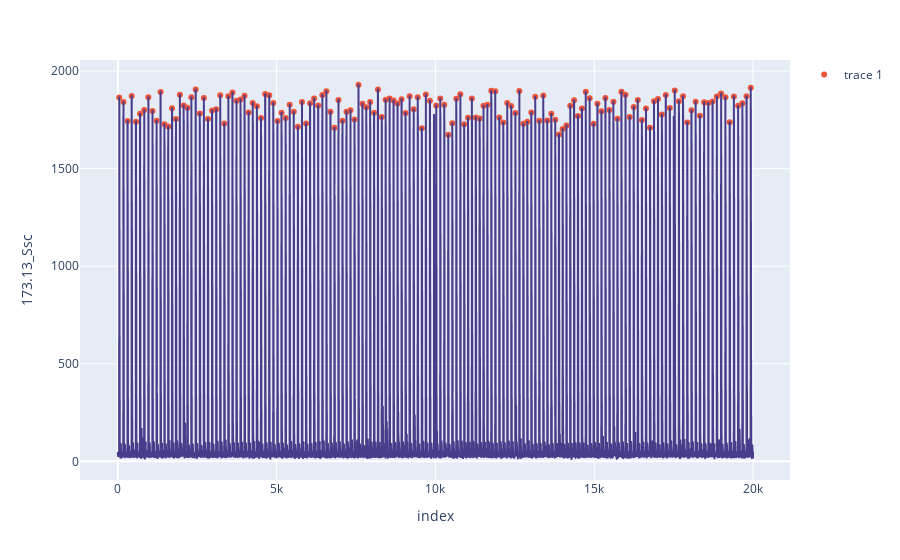

This figure's notebook cell:
### Code cell
import plotly.express as px
import plotly.graph_objects as go

fig = px.line(df, x='index', y = ssc_col)
fig.update_traces(line_color = 'rgb(72,61,139)')
fig.add_trace(go.Scatter(x = high_peaks, y = ssc.iloc[high_peaks], mode = 'markers'))
fig.update_layout({
    "showlegend" : True
})
fig.show()
print("Approximate number of droplets based on leading peak count: ", len(high_peaks))

### Figure 1 — Plotly figure (JSON) as saved in the notebook; plotly's stock layout.template omitted (floating-point values rounded to 4 significant figures; data arrays with more than 128 entries replaced by an {"elided": "..."} marker saying what was removed)
{"data": [{"hovertemplate": "index=%{x}<br>173.13_Ssc=%{y}<extra></extra>", "legendgroup": "", "line": {"color": "rgb(72,61,139)", "dash": "solid"}, "marker": {"symbol": "circle"}, "mode": "lines", "name": "", "showlegend": false, "type": "scattergl", "x": {"elided": "20000 int values"}, "xaxis": "x", "y": {"elided": "20000 int values"}, "yaxis": "y"}, {"mode": "markers", "type": "scatter", "x": {"elided": "157 int values"}, "y": {"elided": "157 int values"}}], "layout": {"legend": {"tracegroupgap": 0}, "margin": {"t": 60}, "showlegend": true, "xaxis": {"anchor": "y", "domain": [0, 1], "title": {"text": "index"}}, "yaxis": {"anchor": "x", "domain": [0, 1], "title": {"text": "173.13_Ssc"}}}}
